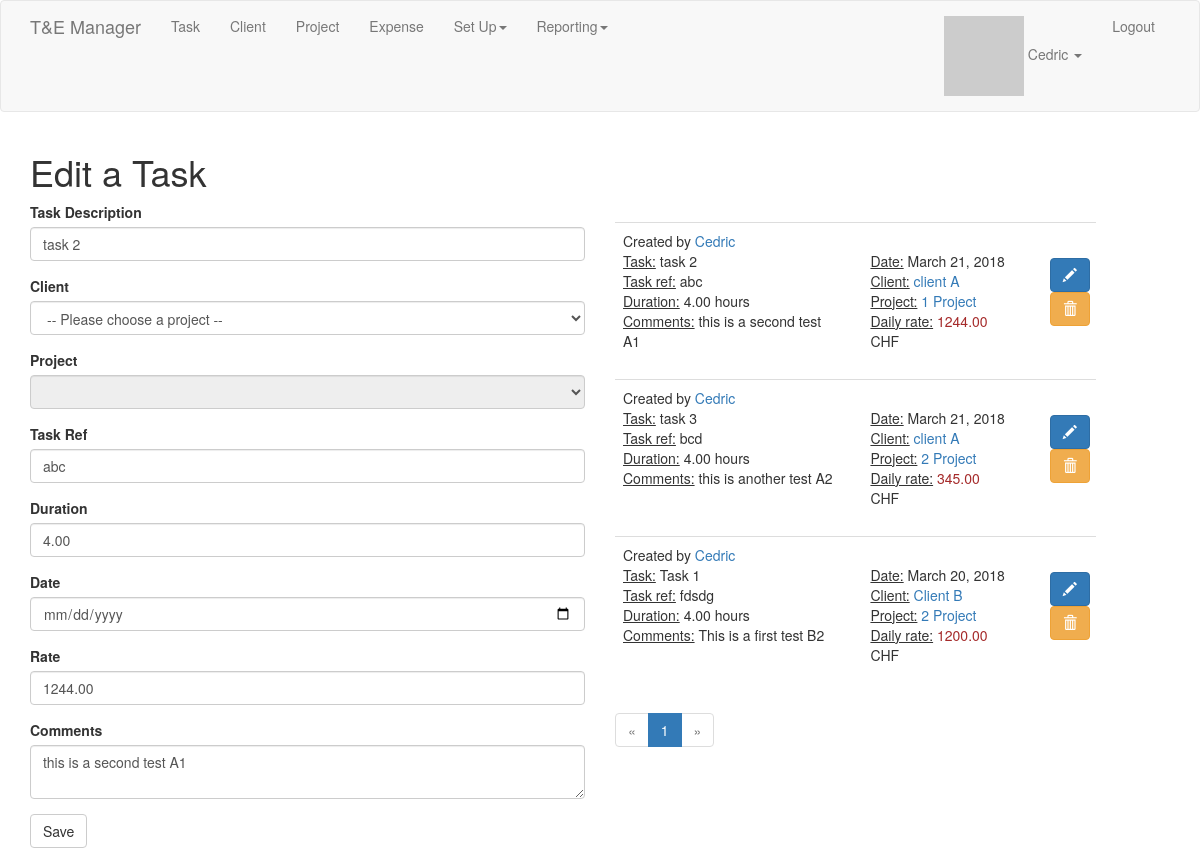
Page /edit_task/2 (signed in) on the committed database.
### app/models.py (models this page shows, shortened)
class User(UserMixin, db.Model):
    id = db.Column(db.Integer, primary_key=True)
    username = db.Column(db.String(64), index=True, unique=True)
    email = db.Column(db.String(120), index=True, unique=True)
    password_hash = db.Column(db.String(128))
    tasks = db.relationship('Task', backref='user_task', lazy='dynamic')
    about_me = db.Column(db.String(140))
    last_seen = db.Column(db.DateTime, default=datetime.utcnow)
    followed = db.relationship(
        'User', secondary=followers,
        primaryjoin=(followers.c.follower_id == id),
        secondaryjoin=(followers.c.followed_id == id),
        backref=db.backref('followers', lazy='dynamic'), lazy='dynamic')
    clients = db.relationship('Client', backref='user_client', lazy='dynamic')
    projects = db.relationship('Project', backref='user_project', lazy='dynamic')
    role_id = db.Column(db.Integer, db.ForeignKey('role.id'))
    def avatar(self, size):
        digest = md5(self.email.lower().encode('utf-8')).hexdigest()
        return 'https://www.gravatar.com/avatar/{}?d=identicon&s={}'.format(digest, size)
    def my_tasks(self):
        own = Task.query.filter_by(user_id=self.id)
        return own.order_by(Task.date.desc(), Task.client_id.asc(), Task.task_ref.asc())
    def can(self, permissions):
        return self.role is not None and (self.role.permissions & permissions) == permissions

class Task(db.Model):
    id = db.Column(db.Integer, primary_key=True)
    name = db.Column(db.String(64), index=True)
    user_id = db.Column(db.Integer, db.ForeignKey('user.id'))
    task_ref = db.Column(db.String(16))
    duration = db.Column(db.Numeric(4,2))
    date = db.Column(db.Date, index=True)
    comment = db.Column(db.String(240))
    rate = db.Column(db.Numeric(6,2))
    client_id = db.Column(db.Integer, db.ForeignKey('client.id'))
    project_id = db.Column(db.Integer, db.ForeignKey('project.id'))

class Client(db.Model):
    id = db.Column(db.Integer, primary_key=True)
    name = db.Column(db.String(64), index=True)
    user_id = db.Column(db.Integer, db.ForeignKey('user.id'))
    address = db.Column(db.String(128))
    tasks = db.relationship('Task', backref='client_task', lazy='dynamic')
    projects = db.relationship('Project', backref='client_project', lazy='dynamic')

class Project(db.Model):
    id = db.Column(db.Integer, primary_key=True)
    name = db.Column(db.String(64), index=True)
    description = db.Column(db.String(128))
    tasks = db.relationship('Task', backref='project_task', lazy='dynamic')
    user_id = db.Column(db.Integer, db.ForeignKey('user.id'))
    client_id = db.Column(db.Integer, db.ForeignKey('client.id'))

### app/tasks/routes.py (the view)
@bp.route('/edit_task/<id>', methods=['GET', 'POST'])
@login_required
def edit_task(id):
    task = Task.query.filter_by(id=id).first()
    form = EditTaskForm(form_name='PickTask')
    form.client_id.choices = [(row.id, row.name) for row in Client.query.all()]
    form.project_id.choices = [(row.id, row.name) for row in Project.query.all()]
    if current_user.can(Permission.WRITE) and form.validate_on_submit() and request.form['form_name'] == 'PickTask':
        task.name = form.name.data
        task.client_id = form.client_id.data.id
        task.project_id = form.project_id.data.id
        task.task_ref = form.task_ref.data
        task.duration = form.duration.data
        task.date = form.date.data
        task.rate = form.rate.data
        task.comment = form.comment.data
        db.session.add(task)
        db.session.commit()
        flash('Your changes have been saved.', 'success')
        return redirect(url_for('tasks.add_task'))
    elif request.method == 'GET':
        form.name.data = task.name
        form.client_id.data = task.client_task
        form.project_id.data = task.project_task
        form.task_ref.data = task.task_ref
        form.duration.data = task.duration
        form.date.data = task.date
        form.rate.data = task.rate
        form.comment.data = task.comment
    page = request.args.get('page', 1, type=int)
    pagination = current_user.my_tasks().paginate(page, 4, False)
    tasks = pagination.items
    return render_template('tasks/edit_task.html', title='Edit Task', form=form, tasks=tasks, pagination=pagination)

### app/main/__init__.py (called while the page is built)
@bp.app_context_processor
def inject_permissions():
    return dict(Permission=Permission)

### app/main/routes.py (called while the page is built)
@bp.before_app_request
def before_request():
    if current_user.is_authenticated:
        current_user.last_seen = datetime.utcnow()
        db.session.commit()

### app/models.py (called while the page is built)
@login.user_loader
def load_user(id):
    return User.query.get(int(id))

### app/tasks/forms.py (called while the page is built)
def get_clients():
    return Client.query

def get_projects():
    return Project.query

### app/templates/tasks/edit_task.html (shortened to what this page needs)
{% extends "base.html" %}
{% import 'bootstrap/wtf.html' as wtf %}
{% import "_macros.html" as macros %}
{% block app_content %}
    <h1>Edit a Task</h1>
    <div class="row">
        <div class="col-md-6">
            {% if current_user.can(Permission.WRITE) %}
            {{ wtf.quick_form(form) }}
            {% endif %}
        </div>
        <div class="col-md-6">
            <div class="pagination">
                {% for task in tasks %}
                    {% include 'tasks/_task.html' %}
                {% endfor %}
            {{ macros.pagination_widget(pagination, 'tasks.add_task') }}
            </div>
        </div>
    </div>
{% endblock %}
{% block scripts %}
    {{ super() }}
{% endblock %}

### app/templates/base.html (shortened to what this page needs)
{% extends 'bootstrap/base.html' %}
{% block navbar %}
    <nav class="navbar navbar-default">
        <div class="container">
            <div class="navbar-header">
                {% if current_user.is_authenticated %}
                <a class="navbar-brand" href="{{ url_for('main.index') }}">T&E Manager</a>
                {% else %}
                <a class="navbar-brand" href="{{ url_for('auth.login') }}">T&E Manager</a>
                {% endif %}
            </div>
            <div class="collapse navbar-collapse" id="bs-example-navbar-collapse-1">
                <ul class="nav navbar-nav">
                    {% if current_user.is_authenticated %}
                    <li><a href="{{ url_for('tasks.add_task') }}">Task</a></li>
                    <li><a href="{{ url_for('clients.add_client') }}">Client</a></li>
                    <li><a href="{{ url_for('projects.add_project') }}">Project</a></li>
                    <li><a href="#">Expense</a></li>
                    <li class="dropdown"><a href="#" class="dropdown-toggle" data-toggle="dropdown">Set Up<b class="caret"></b></a>
                    <li class="dropdown"><a href="#" class="dropdown-toggle" data-toggle="dropdown">Reporting<b class="caret"></b></a>
                    </li>
                    {% endif %}
                </ul>
                <ul class="nav navbar-nav navbar-right">
                    {% if current_user.is_anonymous %}
                    <li><a href="{{ url_for('auth.register') }}">Register</a></li>
                    <li><a href="{{ url_for('auth.login') }}">Login</a></li>
                    {% else %}
                    <li class="dropdown"><a href="#" class="dropdown-toggle" data-toggle="dropdown"><img src="{{ current_user.avatar(size=18) }}"> {{ current_user.username }} <b class="caret"></b></a>
                    </li>
                    <li><a href="{{ url_for('auth.logout') }}">Logout</a></li>
                    {% endif %}
                </ul>
            </div>
        </div>
    </nav>
{% endblock %}
{% block content %}
    <div class="container">
        {% block app_content %}{% endblock %}
    </div>
{% endblock %}
{% block scripts %}
    <link rel="stylesheet" type="text/css" href="{{ url_for('static', filename='bootstrap-datetimepicker.min.css') }}" />
{% endblock %}

### app/templates/tasks/_task.html
<table class="table table-hover">
    <tr>
        <td>
            Created by <a href="{{ url_for('main.user', username=task.user_task.username) }}">{{ task.user_task.username }}</a>
            <div class="row">
                <div class="col-md-6">
                    <u>Task:</u> {{ task.name }}<br>
                    <u>Task ref:</u> {{ task.task_ref }}<br>
                    <u>Duration:</u> {{ task.duration }} hours<br>
                    {% autoescape false %}
                    <u>Comments:</u> {{ task.comment | replace("\n", "<br/>") }}<br>
                    {% endautoescape %}
                </div>
                <div class="col-md-4">
                    <u>Date:</u> {{ moment(task.date).format('LL') }}<br>
                    <u>Client:</u> <a href="{{ url_for('clients.edit_client', id=task.client_task.id) }}">{{ task.client_task.name }}</a><br>
                    <u>Project:</u> <a href="{{ url_for('projects.edit_project', id=task.project_task.id) }}">{{ task.project_task.name }}</a><br>
                    <u>Daily rate:</u> <span style="color: brown;">{{ task.rate }}</span> CHF<br>
                </div>
                {% if current_user.is_administrator %}
                <div class="btn pull-right">
                    <a class="btn btn-primary" href="{{ url_for('tasks.edit_task', id=task.id) }}"><span class="glyphicon glyphicon-pencil"></span></a>
                    <form method="post" action="{{ url_for('tasks.delete_task', id=task.id) }}"><button type="submit" class="btn btn-warning"><span class="glyphicon glyphicon-trash"></span></button></form>
                </div>
                {% endif %}
            </div>
        </td>
    </tr>
</table>

### rows in the picture
User: username "Cedric"
Task: name "task 2", client_id "-- Please choose a project --", task_ref "abc", duration "4.00", rate "1244.00", comment "this is a second test A1", user_task.username "Cedric", date "March 21, 2018", client_task.name "client A", project_task.name "1 Project"
Task: user_task.username "Cedric", name "task 3", task_ref "bcd", duration "4.00", comment "this is another test A2", date "March 21, 2018", client_task.name "client A", project_task.name "2 Project", rate "345.00"
Task: user_task.username "Cedric", name "Task 1", task_ref "fdsdg", duration "4.00", comment "This is a first test B2", date "March 20, 2018", client_task.name "Client B", project_task.name "2 Project", rate "1200.00"

### other values in the picture
{{ p }} "1"
